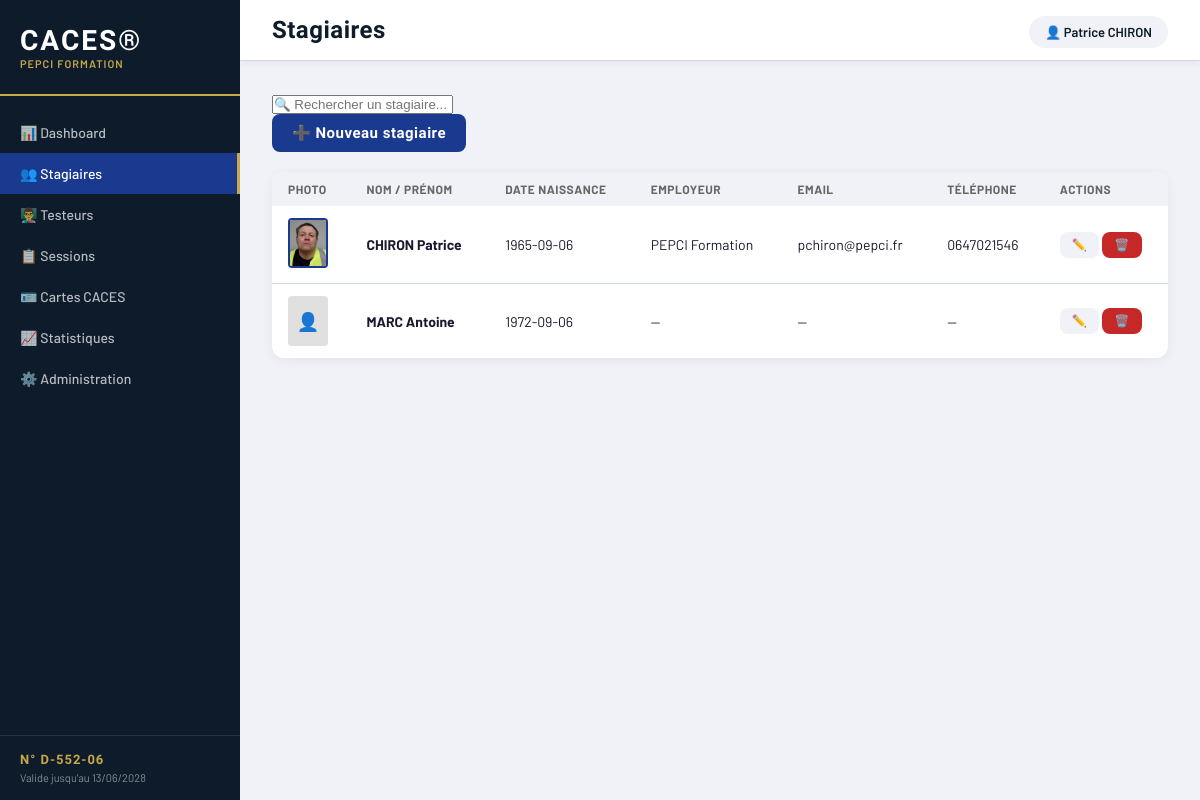
The app's page /stagiaires, older data.
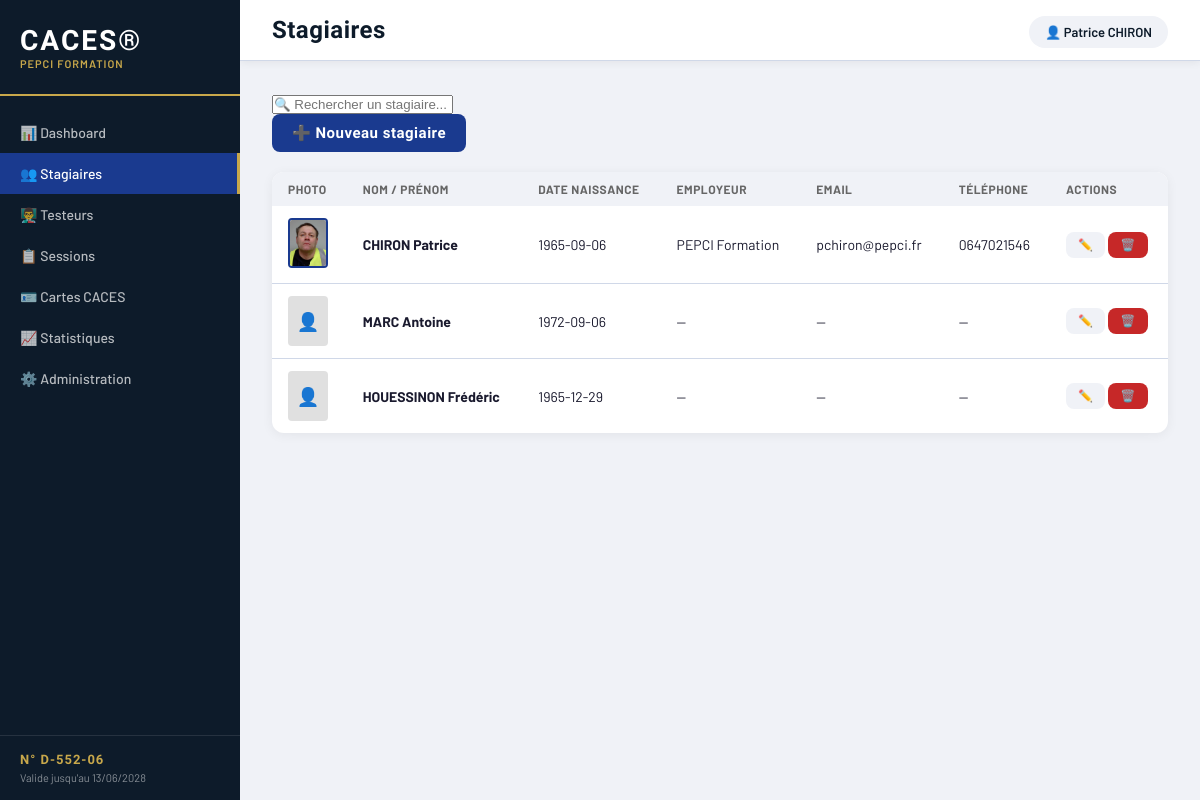
The same page, newer data.
### app/models/stagiaire.py (models this page shows)
class Stagiaire(Base):
    __tablename__ = "stagiaires"
    id = Column(Integer, primary_key=True, index=True)
    nom = Column(String(100), nullable=False)
    prenom = Column(String(100), nullable=False)
    date_naissance = Column(Date, nullable=False)
    email = Column(String(200), nullable=True)
    telephone = Column(String(20), nullable=True)
    employeur = Column(String(200), nullable=True)
    photo = Column(String(500), nullable=True)
    note = Column(Text, nullable=True)
    date_creation = Column(DateTime, default=datetime.utcnow)
    actif = Column(Integer, default=1)

### app/routers/stagiaires.py (the view)
@router.get("/", response_model=list[StagiaireResponse])
def liste_stagiaires(db: Session = Depends(get_db)):
    return db.query(Stagiaire).filter(Stagiaire.actif == 1).all()

### templates/stagiaires.html (shortened to what this page needs)
{% extends "base.html" %}
{% block title %}Stagiaires{% endblock %}
{% block content %}
<div class="toolbar">
    <div class="toolbar-left">
        <input type="text" id="search" placeholder="🔍 Rechercher un stagiaire..." class="search-input" onkeyup="filtrer()">
    </div>
    <div class="toolbar-right">
        <button class="btn btn-primary" onclick="ouvrirFormulaire()">➕ Nouveau stagiaire</button>
    </div>
</div>
<div class="card" style="margin-top: 20px;">
    <table class="table" id="tableau">
        <thead>
            <tr>
                <th>Photo</th>
                <th>Nom / Prénom</th>
                <th>Date naissance</th>
                <th>Employeur</th>
                <th>Email</th>
                <th>Téléphone</th>
                <th>Actions</th>
            </tr>
        </thead>
        <tbody id="tbody">
            {% for s in stagiaires %}
            <tr>
                <td>
                    {% if s.photo %}
                        <img src="{{ s.photo }}" style="width:40px; height:50px; object-fit:cover; border-radius:4px; border:2px solid #1a3a8f;">
                    {% else %}
                        <div style="width:40px; height:50px; background:#e0e0e0; border-radius:4px; display:flex; align-items:center; justify-content:center; font-size:18px;">👤</div>
                    {% endif %}
                </td>
                <td><strong>{{ s.nom }} {{ s.prenom }}</strong></td>
                <td>{{ s.date_naissance }}</td>
                <td>{{ s.employeur or '—' }}</td>
                <td>{{ s.email or '—' }}</td>
                <td>{{ s.telephone or '—' }}</td>
                <td>
                    <button class="btn btn-secondary" style="padding:6px 12px; font-size:12px;" onclick="editer({{ s.id }}, '{{ s.nom }}', '{{ s.prenom }}', '{{ s.date_naissance }}', '{{ s.email or '' }}', '{{ s.telephone or '' }}', '{{ s.employeur or '' }}', '{{ s.note or '' }}')">✏️</button>
                    <button class="btn btn-danger" style="padding:6px 12px; font-size:12px;" onclick="archiver({{ s.id }}, '{{ s.nom }} {{ s.prenom }}')">🗑️</button>
                </td>
            </tr>
            {% endfor %}
        </tbody>
    </table>
</div>
{% endblock %}

### templates/base.html (shortened to what this page needs)
<!DOCTYPE html>
<html lang="fr">
<head>
    <link rel="stylesheet" href="/static/style.css">
</head>
<body>
    <div class="sidebar">
        <div class="sidebar-logo">
            <div class="logo-text">CACES®</div>
            <div class="logo-sub">PEPCI Formation</div>
        </div>
        <nav class="sidebar-nav">
            <a href="/" class="nav-item {% if page == 'dashboard' %}active{% endif %}">
                📊 Dashboard
            </a>
            <a href="/stagiaires" class="nav-item {% if page == 'stagiaires' %}active{% endif %}">
                👥 Stagiaires
            </a>
            <a href="/testeurs" class="nav-item {% if page == 'testeurs' %}active{% endif %}">
                👨‍🏫 Testeurs
            </a>
            <a href="/sessions" class="nav-item {% if page == 'sessions' %}active{% endif %}">
                📋 Sessions
            </a>
            <a href="/cartes" class="nav-item {% if page == 'cartes' %}active{% endif %}">
                🪪 Cartes CACES
            </a>
            <a href="/statistiques" class="nav-item {% if page == 'statistiques' %}active{% endif %}">
                📈 Statistiques
            </a>
            <a href="/admin" class="nav-item {% if page == 'admin' %}active{% endif %}">
                ⚙️ Administration
            </a>
        </nav>
        <div class="sidebar-footer">
            <div class="cert-badge">N° D-552-06</div>
            <div class="cert-date">Valide jusqu'au 13/06/2028</div>
        </div>
    </div>
    <div class="main">
        <div class="topbar">
            <h1 class="page-title">{% block title %}{% endblock %}</h1>
            <div class="topbar-right">
                <span class="user-badge">👤 Patrice CHIRON</span>
            </div>
        </div>
        <div class="content">
            {% block content %}{% endblock %}
        </div>
    </div>
</body>
</html>

### static/style.css (style rules this page uses)
:root { --blue: #1a3a8f; --blue-light: #2350c8; --dark: #0d1b2a; --gold: #c8a84b; --green: #2e7d32; --orange: #e65100; --red: #c62828; --gray: #f0f2f7; --border: #d0d8e8; --text: #1a1a2e; --sidebar-width: 240px; }
* { box-sizing: border-box; margin: 0; padding: 0; }
body { font-family: 'Barlow', sans-serif; background: var(--gray); color: var(--text); display: flex; min-height: 100vh; }
.sidebar { width: var(--sidebar-width); background: var(--dark); display: flex; flex-direction: column; position: fixed; height: 100vh; z-index: 100; }
.sidebar-logo { padding: 24px 20px; border-bottom: 2px solid var(--gold); }
.logo-text { font-family: 'Barlow Condensed', sans-serif; font-size: 28px; font-weight: 800; color: white; letter-spacing: 2px; }
.logo-sub { font-size: 11px; color: var(--gold); font-weight: 600; letter-spacing: 1px; text-transform: uppercase; }
.sidebar-nav { flex: 1; padding: 16px 0; }
.nav-item { display: flex; align-items: center; gap: 12px; padding: 12px 20px; color: rgba(255,255,255,0.7); text-decoration: none; font-size: 14px; font-weight: 500; transition: all 0.2s; }
.nav-item.active { background: var(--blue); color: white; border-right: 3px solid var(--gold); }
.sidebar-footer { padding: 16px 20px; border-top: 1px solid rgba(255,255,255,0.1); }
.cert-badge { font-family: 'Barlow Condensed', sans-serif; font-size: 13px; font-weight: 700; color: var(--gold); letter-spacing: 1px; }
.cert-date { font-size: 11px; color: rgba(255,255,255,0.5); margin-top: 4px; }
.main { margin-left: var(--sidebar-width); flex: 1; display: flex; flex-direction: column; }
.topbar { background: white; padding: 16px 32px; display: flex; justify-content: space-between; align-items: center; border-bottom: 1px solid var(--border); box-shadow: 0 2px 8px rgba(0,0,0,0.06); }
.page-title { font-family: 'Barlow Condensed', sans-serif; font-size: 24px; font-weight: 700; color: var(--dark); letter-spacing: 0.5px; }
.user-badge { background: var(--gray); padding: 8px 16px; border-radius: 20px; font-size: 13px; font-weight: 600; color: var(--dark); }
.content { padding: 32px; flex: 1; }
.card { background: white; border-radius: 12px; box-shadow: 0 2px 12px rgba(0,0,0,0.06); overflow: hidden; }
.table { width: 100%; border-collapse: collapse; font-size: 14px; }
.table th { background: var(--gray); padding: 10px 16px; text-align: left; font-size: 12px; font-weight: 700; text-transform: uppercase; letter-spacing: 0.5px; color: #666; }
.table td { padding: 12px 16px; border-bottom: 1px solid var(--border); }
.table tr:last-child td { border-bottom: none; }
.btn { padding: 10px 20px; border: none; border-radius: 8px; font-family: 'Barlow Condensed', sans-serif; font-size: 15px; font-weight: 700; letter-spacing: 0.5px; cursor: pointer; text-decoration: none; display: inline-flex; align-items: center; gap: 8px; transition: all 0.2s; }
.btn-primary { background: var(--blue); color: white; }
.btn-danger { background: var(--red); color: white; }
.btn-secondary { background: var(--gray); color: var(--dark); }

Row changes from the older to the newer data that the page shows:
added Stagiaire: nom "HOUESSINON", prenom "Frédéric", date_naissance "1965-12-29", employeur "—", email "—", telephone "—"
